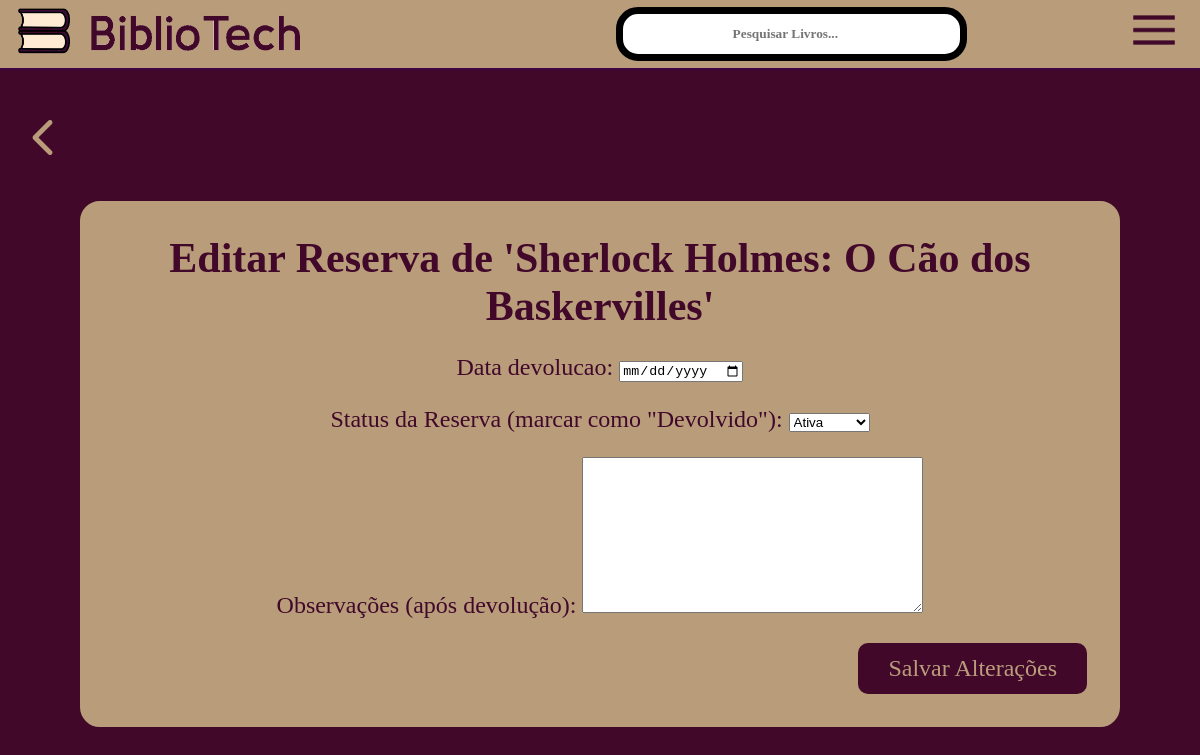
The app's page /gerenciar-reservas/19/editar/ (signed in), older data.
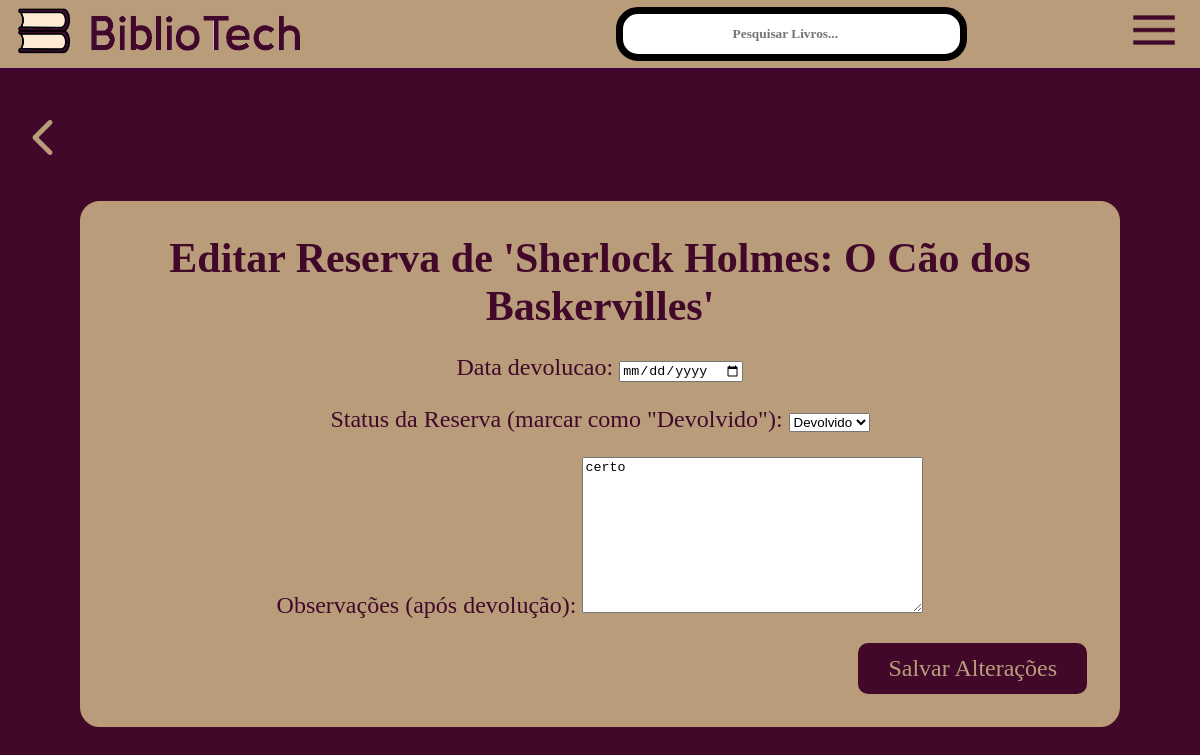
The same page, newer data.
### core/models.py (models this page shows, shortened)
class Reserva(models.Model):
    STATUS_CHOICES = [
        ('ativa', 'Ativa'),
        ('devolvido', 'Devolvido'),
        ('atrasado', 'Atrasado'),
    ]
    livro = models.ForeignKey(Livro, on_delete=models.CASCADE)
    usuario = models.ForeignKey(settings.AUTH_USER_MODEL, on_delete=models.CASCADE)
    data_emprestimo = models.DateField(auto_now_add=True)
    data_devolucao = models.DateField()
    status = models.CharField(max_length=20, choices=STATUS_CHOICES, default='ativa')
    data_devolucao_efetiva = models.DateField(null=True, blank=True)
    observacoes = models.TextField(blank=True, null=True)

### core/views.py (the view)
# urls.py: path('gerenciar-reservas/<int:reserva_id>/editar/', views.editar_reserva_adm_view, name='editar_reserva_adm'),
@user_passes_test(is_admin)
def editar_reserva_adm_view(request, reserva_id):
    reserva = get_object_or_404(Reserva, id=reserva_id)
    if request.method == 'POST':
        form = ReservaAdminForm(request.POST, instance=reserva)
        if form.is_valid():
            form.save()
            messages.success(request, 'Reserva atualizada com sucesso!')
            return redirect('reservas_adm')
    else:
        form = ReservaAdminForm(instance=reserva)
    context = {
        'form': form,
        'reserva': reserva,
        'titulo_pagina': f"Editar Reserva de '{reserva.livro.titulo}'"
    }
    return render(request, 'core/editar_reserva_adm.html', context)

### core/forms.py
class ReservaAdminForm(forms.ModelForm):
    data_devolucao = forms.DateField(widget=forms.DateInput(attrs={'type': 'date'}))
    class Meta:
        model = Reserva
        fields = ['data_devolucao', 'status', 'observacoes']
        labels = {
            'data_devolucao': 'Adiar data de devolução para',
            'status': 'Status da Reserva (marcar como "Devolvido")',
            'observacoes': 'Observações (após devolução)',
        }

### core/views.py (called while the page is built)
def is_admin(user):
    return user.is_staff

### core/templates/core/editar_reserva_adm.html (shortened to what this page needs)
{% extends 'core/base.html' %}
{% load static %}
{% block content %}
<div class="form-page-container">
    <form method="POST" class="book-form">
        <h1>{{ titulo_pagina }}</h1>
        <div class="form-fields-wrapper">
            {{ form.as_p }}
        </div>
        <div class="form-actions">
            <button type="submit" class="btn-save">Salvar Alterações</button>
        </div>
    </form>
</div>
{% endblock %}

Row changes from the older to the newer data that the page shows:
changed Reserva: status "Ativa" → "Devolvido"; observacoes (not shown) → "certo"
